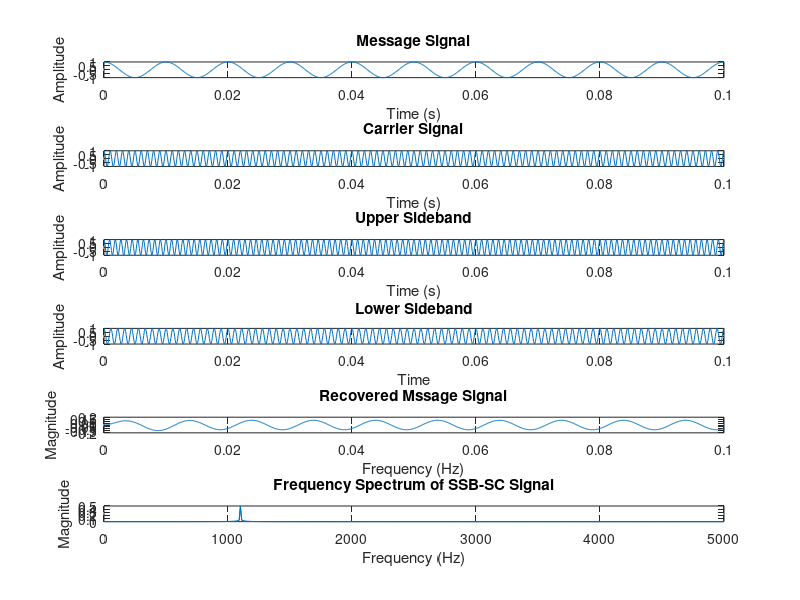

The MATLAB script that drew this image: (Note: this script raises an error after producing the figure.)
clc
clear vars

Fs = 10000; 
fm = 100;
t = 0:1/Fs:0.1; 

fm = 100;
Am = 1;  
message_signal = Am * cos(2*pi*fm*t);
message_signal_phaseshifted = Am * sin(2*pi*fm*t);

fc = 1000; 
Ac = 1;  
carrier_signal = Ac * cos(2*pi*fc*t);
carrier_signal_phaseshifted = Ac * sin(2*pi*fc*t);

% modulated_signal = message_signal .* carrier_signal;
dsb = message_signal .* carrier_signal;
dsb2 = message_signal_phaseshifted .* carrier_signal_phaseshifted;

upper_sideband=dsb-dsb2;
lower_sideband=dsb+dsb2;
ssb_sc_signal = upper_sideband - lower_sideband;

N = length(upper_sideband);
frequency_spectrum = fftshift(fft(upper_sideband)) / N;
frequency_axis = linspace(-Fs/2, Fs/2, N);
D=lower_sideband.*carrier_signal;
n=length(ssb_sc_signal);

[b, a] = butter(2,fm/Fs); 
s_recovered = filter(b, a, D);

subplot(6,1,1);
plot(t, message_signal);
title('Message Signal');
xlabel('Time (s)');
ylabel('Amplitude');

subplot(6,1,2);
plot(t, carrier_signal);
title('Carrier Signal');
xlabel('Time (s)');
ylabel('Amplitude');

subplot(6,1,3);
plot(t, upper_sideband);
title('Upper Sideband');
xlabel('Time (s)');
ylabel('Amplitude');

subplot(6,1,4);
plot(t, lower_sideband);
title('Lower Sideband');
xlabel("Time")
ylabel('Amplitude');

subplot(6,1,5);
plot(t, s_recovered);
title('Recovered Mssage Signal');
xlabel('Frequency (Hz)');
ylabel('Magnitude');

subplot(6,1,6);
plot(abs(frequency_axis), abs(frequency_spectrum));
title('Frequency Spectrum of SSB-SC Signal');
xlabel('Frequency (Hz)');
ylabel('Magnitude');

sgtitle('SSB-SC Modulation');